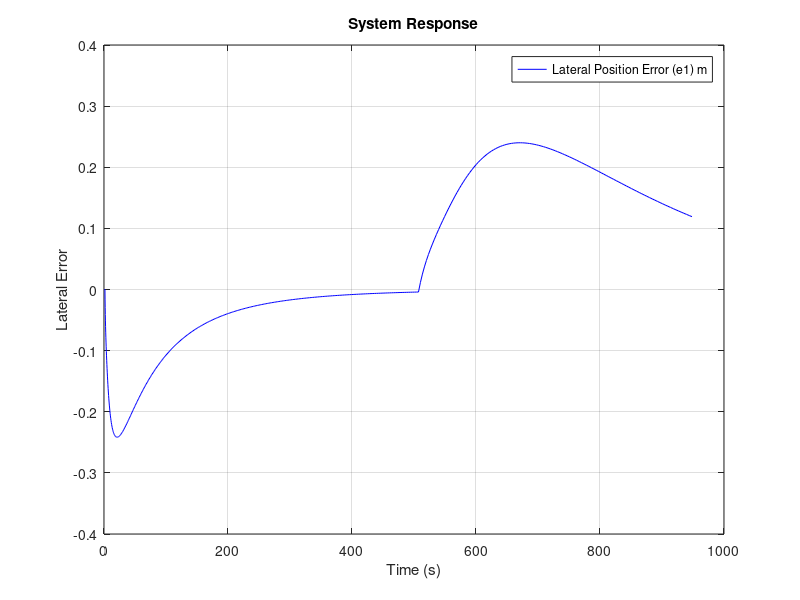
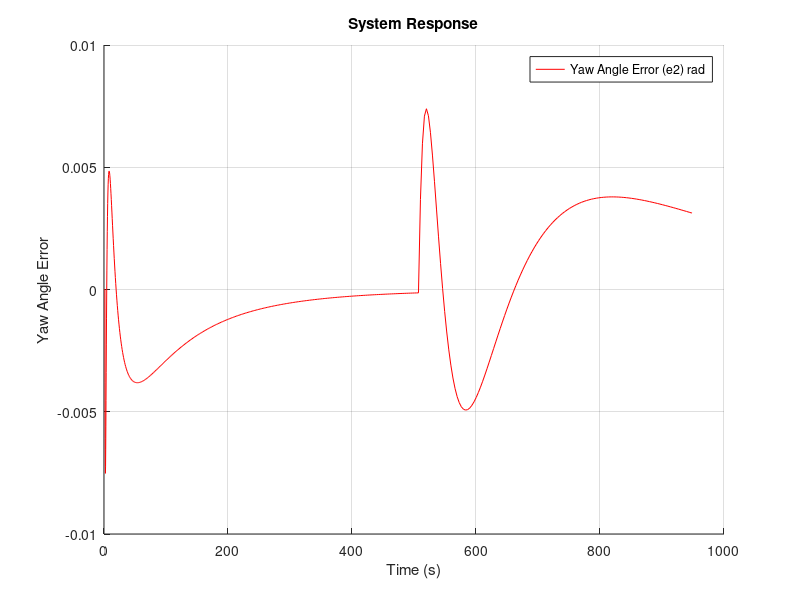
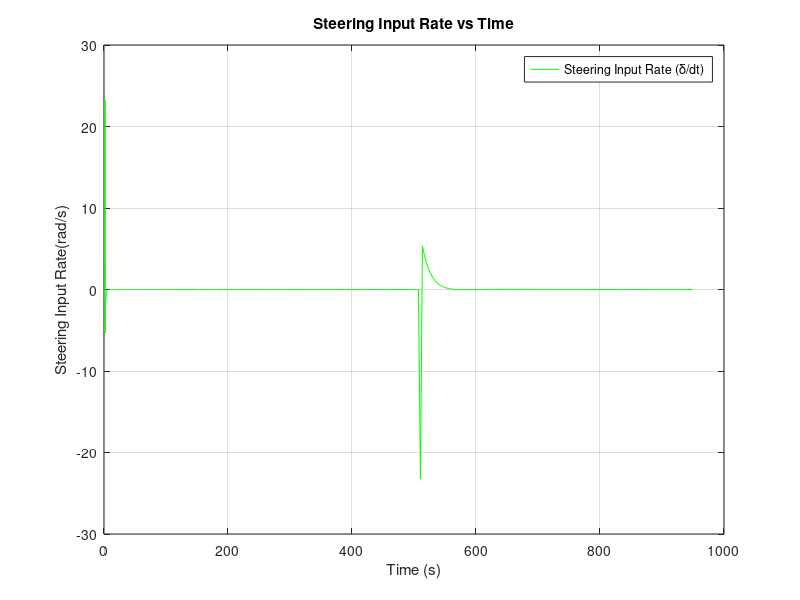
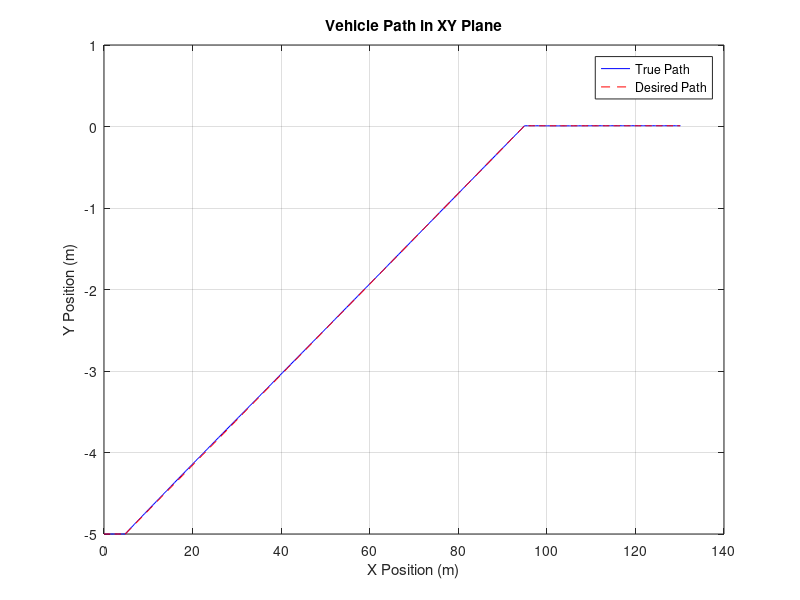

Recreate these plots in MATLAB, in order.
% Define vehicle parameters
C_alpha_f = 80000; % Front cornering stiffness (N/rad)
C_alpha_r = 80000; % Rear cornering stiffness (N/rad)
m = 1573;          % Mass (kg)
I_z = 2873;        % Yaw moment of inertia (kg*m^2)
V_x = 30;          % Longitudinal velocity (m/s)
l_f = 1.1;         % Distance from CG to front axle (m)
l_r = 1.58;        % Distance from CG to rear axle (m)

% Define state-space matrices
A = [0, 1, 0, 0;
    -(2*C_alpha_f + 2*C_alpha_r)/(m*V_x), 0, (2*C_alpha_f + 2*C_alpha_r)/m, (-2*C_alpha_f*l_f + 2*C_alpha_r*l_r)/(m*V_x);
    0, 0, 0, 1;
    0, -(2*C_alpha_f*l_f - 2*C_alpha_r*l_r)/(I_z*V_x), (2*C_alpha_f*l_f - 2*C_alpha_r*l_r)/I_z, -(2*C_alpha_f*l_f^2 + 2*C_alpha_r*l_r^2)/(I_z*V_x)];

B1 = [0; 2*C_alpha_f/m; 0; 2*C_alpha_f*l_f/I_z];
B2 = [0; -(2*C_alpha_f*l_f - 2*C_alpha_r*l_r)/(m*V_x) - V_x; 0; -(2*C_alpha_f*l_f^2 + 2*C_alpha_r*l_r^2)/(I_z*V_x)];

% Design state feedback controller using pole placement
poles = [-2, -3, -14, -16]; % desired closed loop eigenvalues
K = place(A, B1, poles);

% Closed Loop A matrix
Acl = A - B1*K;

% Simulation parameters
dt = 0.01; % specified time interval
dx = V_x * dt; % distance covered per timestep
X_init = 0;
Y_init = -5;

% Yaw Rates
yaw_straight = 0;
yaw_diagonal = atan2(5,90);

% Populate Yaw Array
count1 = ceil(5 / (dx));
count2 = ceil(sqrt(90*90 + 5*5) / dx);
count3 = ceil(35 / dx);
yaw_values_1 = zeros(1, count1);
yaw_values_2 = yaw_diagonal * ones(1, count2);
yaw_values_3 = zeros(1, count3);
yaw_values = [yaw_values_1, yaw_values_2, yaw_values_3];

% Yaw Rate Array
psi_dot_des = (1/dt)*[diff(yaw_values), 0];

% Time array
time = zeros(1, length(psi_dot_des));
for i = 2:length(psi_dot_des)
     time(i) = time(i-1) + dt*i;
end

% Global Desired Path
X_des = zeros(1, length(psi_dot_des));
Y_des = zeros(1, length(psi_dot_des));
Y_des(1) = Y_init;
for i = 2:length(psi_dot_des)
    X_des(i) = X_des(i-1) + V_x*cos(yaw_values(i))*dt;
    Y_des(i) = Y_des(i-1) + V_x*sin(yaw_values(i))*dt;
end

% state matrix
x = zeros(4, length(psi_dot_des)); % [lateral error, lateral error rate, yaw error, yaw error rate]

% to store steering angles
delta = zeros(1, length(psi_dot_des));

% to store steering angle rates
delta_rates = zeros(1, length(psi_dot_des));

% simulate system and populate states
for i = 2:length(psi_dot_des)
    delta(i) = -K*x(:,i-1);% extract steering angle from the system
    delta_rates(i) = (delta(i) - delta(i-1))/dt;
    dx = Acl*x(:,i-1) + B2*psi_dot_des(i); % current step, where B2 is the scaling matrix and psi_dot_des is the desired output
    x(:,i) = x(:,i-1) + dx*dt; % computing the current state from the previous state
end

% Calculate true Y positions
Y_true = zeros(size(psi_dot_des));

for i = 1:length(psi_dot_des)
    % Convert lateral error to global frame using yaw angle error
    Y_true(i) = Y_des(i) + x(1,i) * sin(x(3,i));
end

% Calculate true X positions
X_true = zeros(size(psi_dot_des));

for i = 1:length(psi_dot_des)
    % Convert lateral error to global frame using yaw angle error
    X_true(i) = X_des(i) + x(1,i) * cos(x(3,i));
end


% Plot results
figure;
plot(time, x(1,:), 'b', 'DisplayName', 'Lateral Position Error (e1) m');
hold on;
xlabel('Time (s)');
ylabel('Lateral Error');
title('System Response');
legend;
grid on;

figure;
hold on;
plot(time, x(3,:), 'r', 'DisplayName', 'Yaw Angle Error (e2) rad');
xlabel('Time (s)');
ylabel('Yaw Angle Error');
title('System Response');
legend;
grid on;

figure;
plot(time, delta_rates, 'g', 'DisplayName', 'Steering Input Rate (δ/dt)');
xlabel('Time (s)');
ylabel('Steering Input Rate(rad/s)');
title('Steering Input Rate vs Time');
legend;
grid on;

figure;
plot(X_true, Y_true, 'b', 'DisplayName', 'True Path');
hold on;
plot(X_des, Y_des, 'r--', 'DisplayName', 'Desired Path');
xlabel('X Position (m)');
ylabel('Y Position (m)');
title('Vehicle Path in XY Plane');
legend;
grid on;

% Zoom in on transition points
figure;
plot(X_true(X_true < 40), Y_true(X_true < 40), 'b', X_des(X_des < 40), Y_des(X_des < 40), 'r--');
xlabel('X Position (m)');
ylabel('Y Position (m)');
title('Zoomed Path: Initial Transition');
legend('True Path','Desired Path')
grid on;

figure;
plot(X_true(X_true > 90), Y_true(X_true > 90), 'b', X_des(X_des > 90), Y_des(X_des > 90), 'r--');
xlabel('X Position (m)');
ylabel('Y Position (m)');
title('Zoomed Path: Final Transition');
legend('True Path','Desired Path')
grid on;
